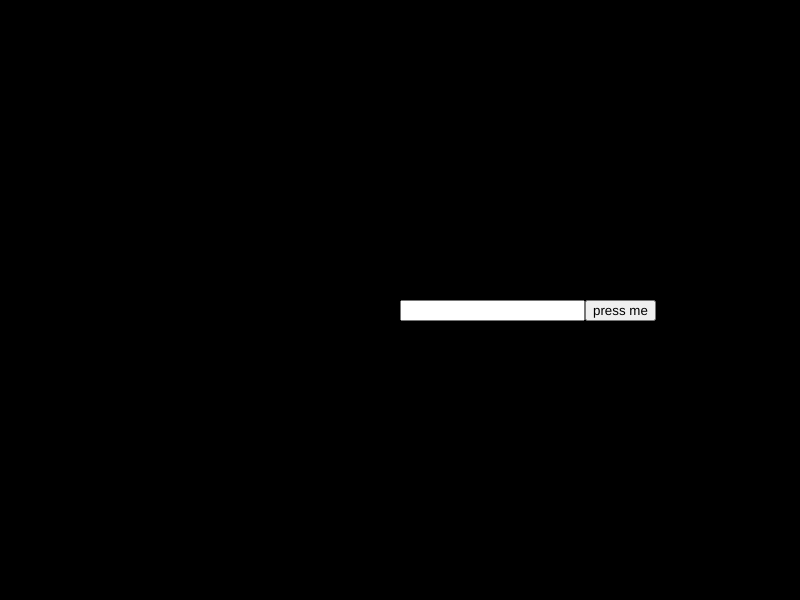
Frame 1 (no input)
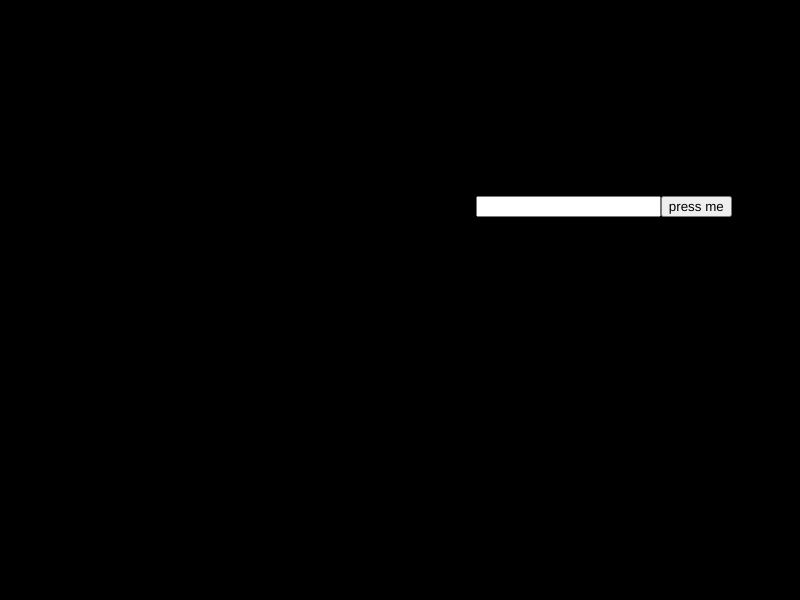
Frame 60 (no input)
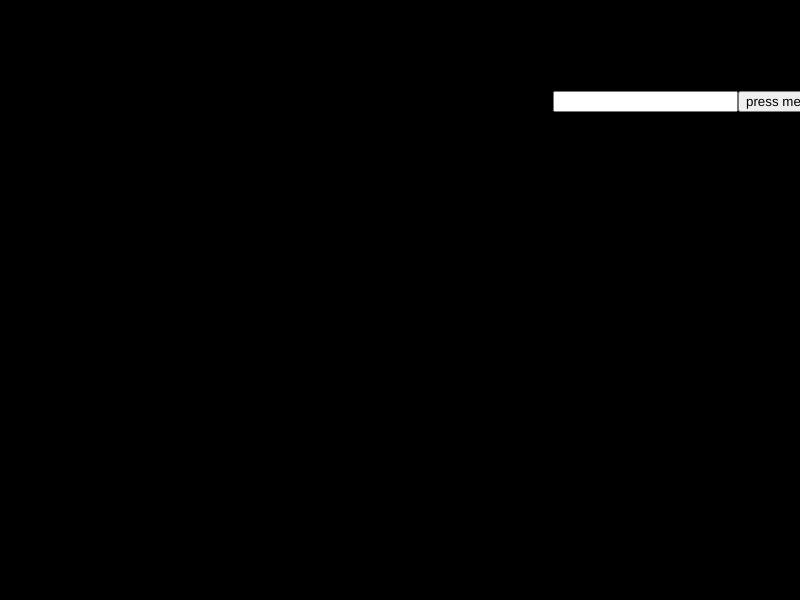
Frame 120 (the mouse pressed at the canvas centre since frame 60)

The p5.js sketch that drew these frames (run headless with seeded random() and noise() and a simulated clock; from frame 60 on, the mouse is pressed at the canvas centre):

// p5.js sketch
// ── sketch.js
// inspired in part by https://p5js.org/examples/dom-input-and-button.html

var button, input;
var xpos, ypos;
var xspeed, yspeed;

function setup() {
    createCanvas(800, 600);
    
    xpos = width/2;
    ypos = height/2;
    
    xspeed = random(-3., 3);
    yspeed = random(-3., 3);
    
    // creates an input box
    input = createInput();
    // move the text box around
    input.position(xpos, ypos);
    
    // creates a button
    button = createButton('press me');
    // button callback function
    button.mousePressed(renderText);
    // move the button around
    button.position(input.x + input.width, input.y);

    // some text things
    textAlign(CENTER);
    textSize(50);
    // make the canvas black
    background(0);
}

function draw(){
    
    input.position(xpos, ypos);
      button.position(input.x + input.width, input.y);
    
    xpos+= xspeed;
    ypos+= yspeed;
    
    if(xpos > width || xpos < 0){
        xspeed*=-1;
    }
    if(ypos > height || ypos < 0){
        yspeed*=-1;
    }    
}

function renderText() {
    // save the input in a variable
    var inputText = input.value();
    input.value('');
    console.log(inputText);
    for (var i = 0; i < 50; i++) {
        push();
        fill(255, 127);
        translate(random(width), random(height));
        rotate(random(2 * PI));
        text(inputText, 0, 0);
        pop();
    }
}
